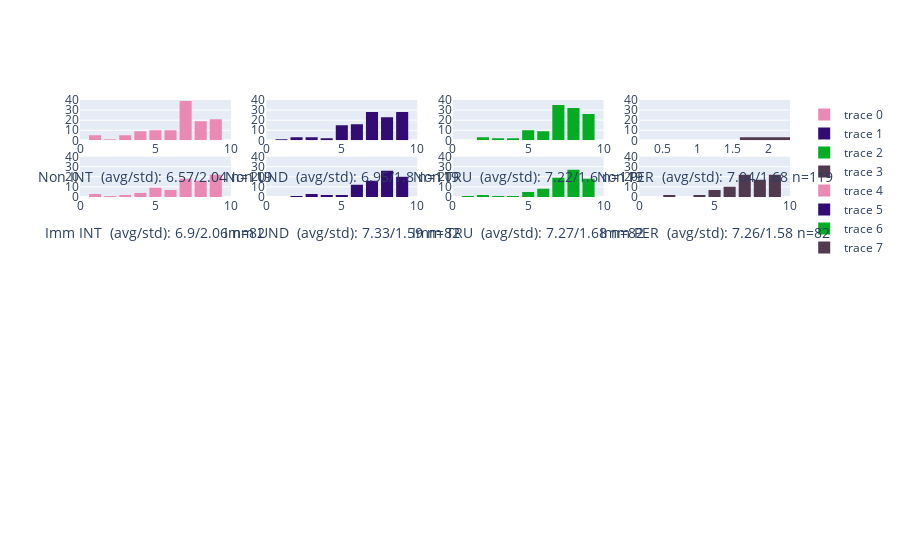

Write notebook code for a chart like this one.
### Code cell
fig2 = make_subplots(rows=len(types), cols=len(cris))

types2 = [[[1000, 1001, 1010], 'Non'], [[1100, 1101, 1110], 'Imm']]
cris = ['INT', 'UND', 'TRU', 'PER']
colors = ['#EB89B5', '#330C73', '#03AC23', '#513A50']

# print(df.loc[df.loc[(df['type']==typ[0][0]) | (df['type']==typ[0][1]) | (df['type']==typ[0][2])]])
for idx1, typ in enumerate(types2):
    for idx2, cri in enumerate(cris):
        x = df.loc[(df['type']==typ[0][0]) | (df['type']==typ[0][1]) | (df['type']==typ[0][2])][cri].to_numpy()
#         x = reject_outliers(xpre)
        fig2.add_trace(
            go.Histogram(
                x=x,
                xbins=dict(
                    start=-0.5,
                    end=10.0,
                    size=1
                ),
                marker_color=colors[idx2],
            ), 
            row=idx1+1, 
            col=idx2+1 
        )
        fig2.update_xaxes(
            title_text= typ[1] + " " + cri + "\n (avg/std): " + str(round(np.average(x), 2)) + "/" + str(round(np.std(x), 2)) + " n=" + str(len(x)), 
            range=[0, 10], 
            row=idx1+1, 
            col=idx2+1
        )
        fig2.update_yaxes(
            range=[0, 40], 
            row=idx1+1, 
            col=idx2+1
        )

fig2.update_layout(
#     xaxis=dict(range=[0, 10]),
#     yaxis=dict(range=[0, 30]),
    height= 3600,
    bargap=0.2,
)
fig2.show()

### Figure 1 — Plotly figure (JSON) as saved in the notebook; plotly's stock layout.template omitted (floating-point values rounded to 4 significant figures)
{"data": [{"marker": {"color": "#EB89B5"}, "type": "histogram", "x": [8, 1, 7, 8, 9, 5, 9, 8, 7, 9, 4, 9, 9, 5, 2, 6, 7, 7, 7, 7, 8, 8, 3, 8, 8, 3, 1, 7, 1, 8, 7, 4, 9, 9, 8, 7, 7, 7, 9, 6, 6, 7, 8, 8, 5, 5, 8, 7, 6, 7, 5, 6, 7, 7, 7, 7, 9, 6, 9, 6, 7, 8, 7, 7, 9, 7, 7, 4, 8, 4, 9, 7, 9, 7, 7, 4, 4, 5, 6, 7, 9, 9, 5, 9, 5, 7, 7, 8, 5, 4, 9, 7, 7, 4, 9, 3, 1, 8, 3, 7, 8, 6, 7, 7, 7, 9, 7, 8, 3, 8, 4, 7, 7, 9, 9, 1, 7, 6, 5], "xaxis": "x", "xbins": {"end": 10, "size": 1, "start": -0.5}, "yaxis": "y"}, {"marker": {"color": "#330C73"}, "type": "histogram", "x": [8, 3, 8, 7, 9, 5, 6, 6, 8, 8, 3, 9, 9, 6, 1, 8, 6, 8, 6, 6, 9, 7, 2, 7, 8, 2, 3, 9, 9, 7, 8, 5, 9, 5, 9, 7, 7, 8, 9, 7, 8, 8, 9, 7, 6, 7, 5, 8, 7, 9, 7, 7, 9, 8, 6, 8, 8, 8, 9, 7, 8, 9, 8, 7, 8, 5, 6, 5, 7, 5, 8, 6, 9, 9, 9, 5, 5, 4, 9, 6, 9, 7, 5, 9, 6, 5, 7, 9, 5, 5, 9, 7, 7, 6, 9, 9, 2, 9, 9, 7, 9, 5, 7, 6, 7, 8, 8, 7, 4, 7, 6, 7, 7, 9, 6, 8, 7, 7, 5], "xaxis": "x2", "xbins": {"end": 10, "size": 1, "start": -0.5}, "yaxis": "y2"}, {"marker": {"color": "#03AC23"}, "type": "histogram", "x": [8, 4, 8, 8, 8, 5, 8, 6, 8, 9, 4, 9, 9, 7, 2, 9, 7, 8, 7, 6, 8, 8, 3, 7, 9, 2, 2, 9, 5, 8, 8, 7, 9, 8, 8, 6, 7, 8, 9, 9, 3, 7, 8, 8, 6, 5, 8, 8, 7, 7, 8, 7, 7, 8, 7, 9, 9, 9, 9, 9, 8, 8, 8, 7, 8, 7, 7, 7, 9, 6, 9, 8, 9, 8, 8, 5, 7, 7, 6, 7, 9, 7, 5, 9, 5, 7, 6, 8, 5, 7, 9, 7, 7, 5, 9, 5, 9, 9, 9, 7, 9, 8, 7, 6, 7, 8, 7, 7, 6, 8, 7, 7, 7, 9, 7, 8, 7, 7, 5], "xaxis": "x3", "xbins": {"end": 10, "size": 1, "start": -0.5}, "yaxis": "y3"}, {"marker": {"color": "#513A50"}, "type": "histogram", "x": [8, 4, 8, 8, 9, 5, 8, 8, 7, 9, 3, 5, 9, 6, 2, 8, 7, 9, 6, 5, 7, 9, 4, 6, 9, 2, 3, 9, 5, 8, 9, 6, 9, 7, 9, 6, 7, 9, 9, 8, 6, 8, 9, 7, 7, 3, 7, 9, 8, 5, 8, 8, 7, 8, 8, 7, 9, 7, 9, 7, 7, 8, 7, 7, 8, 6, 8, 6, 8, 6, 7, 9, 9, 7, 8, 6, 6, 6, 7, 5, 9, 9, 5, 9, 6, 7, 6, 7, 5, 6, 9, 8, 7, 7, 9, 7, 2, 8, 7, 7, 8, 7, 7, 5, 7, 9, 6, 7, 4, 9, 7, 7, 7, 9, 8, 9, 7, 7, 5], "xaxis": "x4", "xbins": {"end": 10, "size": 1, "start": -0.5}, "yaxis": "y4"}, {"marker": {"color": "#EB89B5"}, "type": "histogram", "x": [6, 8, 8, 8, 9, 6, 7, 9, 5, 4, 8, 7, 9, 8, 9, 7, 7, 8, 8, 8, 9, 8, 9, 8, 9, 7, 7, 2, 7, 3, 9, 8, 5, 9, 1, 1, 5, 7, 5, 9, 9, 9, 9, 7, 6, 6, 7, 7, 8, 7, 5, 8, 9, 8, 4, 9, 8, 7, 9, 9, 9, 9, 5, 8, 1, 6, 7, 9, 3, 4, 7, 4, 9, 6, 5, 9, 7, 7, 6, 7, 5, 5], "xaxis": "x5", "xbins": {"end": 10, "size": 1, "start": -0.5}, "yaxis": "y5"}, {"marker": {"color": "#330C73"}, "type": "histogram", "x": [7, 9, 9, 9, 8, 7, 8, 9, 6, 2, 9, 8, 8, 7, 7, 8, 7, 9, 7, 9, 8, 9, 8, 9, 8, 8, 6, 3, 7, 4, 6, 8, 3, 8, 9, 6, 6, 9, 9, 8, 8, 9, 9, 8, 3, 8, 7, 8, 7, 8, 7, 8, 8, 7, 5, 9, 8, 8, 8, 9, 8, 8, 6, 7, 8, 7, 7, 9, 4, 6, 7, 6, 9, 6, 6, 9, 9, 7, 8, 6, 6, 5], "xaxis": "x6", "xbins": {"end": 10, "size": 1, "start": -0.5}, "yaxis": "y6"}, {"marker": {"color": "#03AC23"}, "type": "histogram", "x": [7, 8, 7, 9, 8, 8, 7, 9, 6, 5, 8, 6, 9, 8, 8, 8, 5, 8, 8, 8, 8, 8, 9, 8, 9, 7, 8, 3, 7, 4, 7, 9, 1, 9, 9, 2, 6, 8, 8, 6, 8, 9, 9, 8, 5, 7, 6, 9, 9, 8, 6, 8, 8, 8, 7, 9, 2, 8, 7, 7, 8, 9, 6, 7, 7, 7, 7, 9, 5, 8, 7, 6, 9, 7, 7, 9, 7, 7, 9, 8, 8, 5], "xaxis": "x7", "xbins": {"end": 10, "size": 1, "start": -0.5}, "yaxis": "y7"}, {"marker": {"color": "#513A50"}, "type": "histogram", "x": [8, 9, 8, 8, 9, 7, 6, 9, 7, 4, 9, 5, 9, 8, 8, 7, 5, 8, 9, 9, 7, 8, 7, 7, 9, 6, 5, 2, 6, 4, 8, 8, 9, 9, 9, 6, 5, 8, 8, 7, 8, 9, 9, 7, 6, 6, 8, 8, 8, 9, 7, 8, 9, 7, 6, 9, 2, 8, 7, 7, 9, 9, 7, 6, 6, 7, 7, 9, 6, 5, 7, 5, 9, 7, 7, 9, 9, 7, 7, 7, 7, 5], "xaxis": "x8", "xbins": {"end": 10, "size": 1, "start": -0.5}, "yaxis": "y8"}], "layout": {"autosize": true, "bargap": 0.2, "xaxis": {"anchor": "y", "domain": [0, 0.2125], "range": [0, 10], "title": {"text": "Non INT\n (avg/std): 6.57/2.04 n=119"}, "type": "linear"}, "xaxis10": {"anchor": "y10", "domain": [0.2625, 0.475]}, "xaxis11": {"anchor": "y11", "domain": [0.525, 0.7375]}, "xaxis12": {"anchor": "y12", "domain": [0.7875, 1]}, "xaxis13": {"anchor": "y13", "domain": [0, 0.2125]}, "xaxis14": {"anchor": "y14", "domain": [0.2625, 0.475]}, "xaxis15": {"anchor": "y15", "domain": [0.525, 0.7375]}, "xaxis16": {"anchor": "y16", "domain": [0.7875, 1]}, "xaxis17": {"anchor": "y17", "domain": [0, 0.2125]}, "xaxis18": {"anchor": "y18", "domain": [0.2625, 0.475]}, "xaxis19": {"anchor": "y19", "domain": [0.525, 0.7375]}, "xaxis2": {"anchor": "y2", "domain": [0.2625, 0.475], "range": [0, 10], "title": {"text": "Non UND\n (avg/std): 6.95/1.8 n=119"}, "type": "linear"}, "xaxis20": {"anchor": "y20", "domain": [0.7875, 1]}, "xaxis21": {"anchor": "y21", "domain": [0, 0.2125]}, "xaxis22": {"anchor": "y22", "domain": [0.2625, 0.475]}, "xaxis23": {"anchor": "y23", "domain": [0.525, 0.7375]}, "xaxis24": {"anchor": "y24", "domain": [0.7875, 1]}, "xaxis25": {"anchor": "y25", "domain": [0, 0.2125]}, "xaxis26": {"anchor": "y26", "domain": [0.2625, 0.475]}, "xaxis27": {"anchor": "y27", "domain": [0.525, 0.7375]}, "xaxis28": {"anchor": "y28", "domain": [0.7875, 1]}, "xaxis3": {"anchor": "y3", "domain": [0.525, 0.7375], "range": [0, 10], "title": {"text": "Non TRU\n (avg/std): 7.22/1.6 n=119"}, "type": "linear"}, "xaxis4": {"anchor": "y4", "autorange": false, "domain": [0.7875, 1], "range": [0.1702, 2.31], "title": {"text": "Non PER\n (avg/std): 7.04/1.68 n=119"}, "type": "linear"}, "xaxis5": {"anchor": "y5", "domain": [0, 0.2125], "range": [0, 10], "title": {"text": "Imm INT\n (avg/std): 6.9/2.06 n=82"}, "type": "linear"}, "xaxis6": {"anchor": "y6", "domain": [0.2625, 0.475], "range": [0, 10], "title": {"text": "Imm UND\n (avg/std): 7.33/1.59 n=82"}, "type": "linear"}, "xaxis7": {"anchor": "y7", "domain": [0.525, 0.7375], "range": [0, 10], "title": {"text": "Imm TRU\n (avg/std): 7.27/1.68 n=82"}, "type": "linear"}, "xaxis8": {"anchor": "y8", "domain": [0.7875, 1], "range": [0, 10], "title": {"text": "Imm PER\n (avg/std): 7.26/1.58 n=82"}, "type": "linear"}, "xaxis9": {"anchor": "y9", "domain": [0, 0.2125]}, "yaxis": {"anchor": "x", "domain": [0.8939, 1], "range": [0, 40]}, "yaxis10": {"anchor": "x10", "domain": [0.5959, 0.702]}, "yaxis11": {"anchor": "x11", "domain": [0.5959, 0.702]}, "yaxis12": {"anchor": "x12", "domain": [0.5959, 0.702]}, "yaxis13": {"anchor": "x13", "domain": [0.4469, 0.5531]}, "yaxis14": {"anchor": "x14", "domain": [0.4469, 0.5531]}, "yaxis15": {"anchor": "x15", "domain": [0.4469, 0.5531]}, "yaxis16": {"anchor": "x16", "domain": [0.4469, 0.5531]}, "yaxis17": {"anchor": "x17", "domain": [0.298, 0.4041]}, "yaxis18": {"anchor": "x18", "domain": [0.298, 0.4041]}, "yaxis19": {"anchor": "x19", "domain": [0.298, 0.4041]}, "yaxis2": {"anchor": "x2", "domain": [0.8939, 1], "range": [0, 40]}, "yaxis20": {"anchor": "x20", "domain": [0.298, 0.4041]}, "yaxis21": {"anchor": "x21", "domain": [0.149, 0.2551]}, "yaxis22": {"anchor": "x22", "domain": [0.149, 0.2551]}, "yaxis23": {"anchor": "x23", "domain": [0.149, 0.2551]}, "yaxis24": {"anchor": "x24", "domain": [0.149, 0.2551]}, "yaxis25": {"anchor": "x25", "domain": [0, 0.1061]}, "yaxis26": {"anchor": "x26", "domain": [0, 0.1061]}, "yaxis27": {"anchor": "x27", "domain": [0, 0.1061]}, "yaxis28": {"anchor": "x28", "domain": [0, 0.1061]}, "yaxis3": {"anchor": "x3", "domain": [0.8939, 1], "range": [0, 40]}, "yaxis4": {"anchor": "x4", "domain": [0.8939, 1], "range": [0, 40]}, "yaxis5": {"anchor": "x5", "domain": [0.7449, 0.851], "range": [0, 40]}, "yaxis6": {"anchor": "x6", "domain": [0.7449, 0.851], "range": [0, 40]}, "yaxis7": {"anchor": "x7", "domain": [0.7449, 0.851], "range": [0, 40]}, "yaxis8": {"anchor": "x8", "domain": [0.7449, 0.851], "range": [0, 40]}, "yaxis9": {"anchor": "x9", "domain": [0.5959, 0.702]}}}
